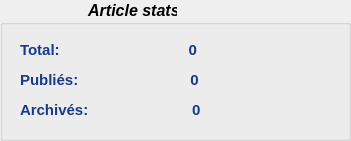
    <widget class="QGroupBox" name="groupBox_3">
     <property name="geometry">
      <rect>
       <x>660</x>
       <y>420</y>
       <width>351</width>
       <height>141</height>
      </rect>
     </property>
     <property name="font">
      <font>
       <pointsize>12</pointsize>
       <italic>true</italic>
       <bold>true</bold>
      </font>
     </property>
     <property name="title">
      <string>                    Article stats:</string>
     </property>
     <widget class="QLabel" name="label_10">
      <property name="geometry">
       <rect>
        <x>20</x>
        <y>40</y>
        <width>261</width>
        <height>20</height>
       </rect>
      </property>
      <property name="font">
       <font>
        <pointsize>11</pointsize>
        <italic>false</italic>
        <bold>true</bold>
       </font>
      </property>
      <property name="styleSheet">
       <string notr="true">QLabel {
    color: #1a3a8a;
    font-weight: bold;
}</string>
      </property>
      <property name="text">
       <string>Total:                               0</string>
      </property>
     </widget>
     <widget class="QLabel" name="label_11">
      <property name="geometry">
       <rect>
        <x>20</x>
        <y>70</y>
        <width>261</width>
        <height>20</height>
       </rect>
      </property>
      <property name="font">
       <font>
        <pointsize>11</pointsize>
        <italic>false</italic>
        <bold>true</bold>
       </font>
      </property>
      <property name="styleSheet">
       <string notr="true">QLabel {
    color: #1a3a8a;
    font-weight: bold;
}</string>
      </property>
      <property name="text">
       <string>Publiés:                           0</string>
      </property>
     </widget>
     <widget class="QLabel" name="label_12">
      <property name="geometry">
       <rect>
        <x>20</x>
        <y>100</y>
        <width>271</width>
        <height>20</height>
       </rect>
      </property>
      <property name="font">
       <font>
        <pointsize>11</pointsize>
        <italic>false</italic>
        <bold>true</bold>
       </font>
      </property>
      <property name="styleSheet">
       <string notr="true">QLabel {
    color: #1a3a8a;
    font-weight: bold;
}</string>
      </property>
      <property name="text">
       <string>Archivés:                         0</string>
      </property>
     </widget>
    </widget>
